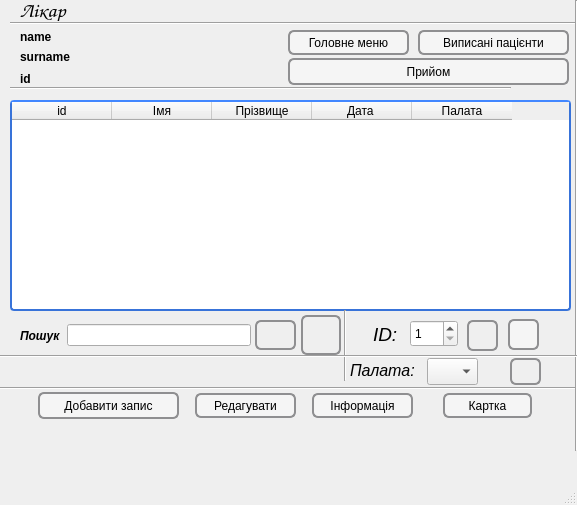
<?xml version="1.0" encoding="UTF-8"?>
<ui version="4.0">
 <class>doctor</class>
 <widget class="QMainWindow" name="doctor">
  <property name="geometry">
   <rect>
    <x>0</x>
    <y>0</y>
    <width>577</width>
    <height>505</height>
   </rect>
  </property>
  <property name="windowTitle">
   <string>MainWindow</string>
  </property>
  <widget class="QWidget" name="centralwidget">
   <widget class="QPushButton" name="pushButton_2">
    <property name="geometry">
     <rect>
      <x>508</x>
      <y>319</y>
      <width>31</width>
      <height>31</height>
     </rect>
    </property>
    <property name="styleSheet">
     <string notr="true">

QPushButton:hover{
border-width: 0px;
	
	color: rgb(11, 11, 11);
border-radius: 20%;

}
 QPushButton {
     border: 2px solid #8f8f91;
     border-radius: 6px;
     
	background-color: rgb(245, 245, 245);
border-image: url(:/search/deletesquarebutton_79500.png);
	font: 75 oblique 11pt &quot;Norasi&quot;;
outline: none;
 }


 QPushButton:flat {
     border: none; /* для плоской кнопки границы нет */
 }

 QPushButton:default {
     border-color: navy; /* делаем кнопку по умолчанию выпуклой */
 }</string>
    </property>
    <property name="text">
     <string/>
    </property>
   </widget>
   <widget class="Line" name="line_4">
    <property name="geometry">
     <rect>
      <x>0</x>
      <y>378</y>
      <width>581</width>
      <height>20</height>
     </rect>
    </property>
    <property name="orientation">
     <enum>Qt::Horizontal</enum>
    </property>
   </widget>
   <widget class="Line" name="line">
    <property name="geometry">
     <rect>
      <x>10</x>
      <y>13</y>
      <width>621</width>
      <height>20</height>
     </rect>
    </property>
    <property name="orientation">
     <enum>Qt::Horizontal</enum>
    </property>
   </widget>
   <widget class="QWidget" name="formLayoutWidget">
    <property name="geometry">
     <rect>
      <x>20</x>
      <y>30</y>
      <width>160</width>
      <height>42</height>
     </rect>
    </property>
    <layout class="QFormLayout" name="formLayout">
     <item row="0" column="0">
      <widget class="QLabel" name="nameLabel">
       <property name="font">
        <font>
         <weight>75</weight>
         <bold>true</bold>
        </font>
       </property>
       <property name="text">
        <string>name</string>
       </property>
      </widget>
     </item>
     <item row="1" column="0">
      <widget class="QLabel" name="surnameLabel">
       <property name="font">
        <font>
         <weight>75</weight>
         <bold>true</bold>
        </font>
       </property>
       <property name="text">
        <string>surname</string>
       </property>
      </widget>
     </item>
     <item row="0" column="1">
      <widget class="QLabel" name="label_2">
       <property name="font">
        <font>
         <italic>true</italic>
        </font>
       </property>
       <property name="text">
        <string/>
       </property>
      </widget>
     </item>
     <item row="1" column="1">
      <widget class="QLabel" name="label_3">
       <property name="font">
        <font>
         <italic>true</italic>
        </font>
       </property>
       <property name="text">
        <string/>
       </property>
      </widget>
     </item>
    </layout>
   </widget>
   <widget class="QWidget" name="layoutWidget">
    <property name="geometry">
     <rect>
      <x>20</x>
      <y>320</y>
      <width>231</width>
      <height>31</height>
     </rect>
    </property>
    <layout class="QHBoxLayout" name="horizontalLayout_2">
     <item>
      <layout class="QHBoxLayout" name="horizontalLayout">
       <item>
        <widget class="QLabel" name="label_4">
         <property name="font">
          <font>
           <weight>75</weight>
           <italic>true</italic>
           <bold>true</bold>
          </font>
         </property>
         <property name="text">
          <string>Пошук</string>
         </property>
        </widget>
       </item>
       <item>
        <widget class="QLineEdit" name="lineEdit"/>
       </item>
      </layout>
     </item>
    </layout>
   </widget>
   <widget class="QPushButton" name="pushButton">
    <property name="geometry">
     <rect>
      <x>467</x>
      <y>320</y>
      <width>31</width>
      <height>31</height>
     </rect>
    </property>
    <property name="styleSheet">
     <string notr="true">

QPushButton:hover{
border-width: 0px;
	
	color: rgb(11, 11, 11);
border-radius: 20%;

}
 QPushButton {
     border: 2px solid #8f8f91;
     border-radius: 6px;
 border-image: url(:/search/1.png);
	font: 75 oblique 11pt &quot;Norasi&quot;;
outline: none;
 }


 QPushButton:flat {
     border: none; /* для плоской кнопки границы нет */
 }

 QPushButton:default {
     border-color: navy; /* делаем кнопку по умолчанию выпуклой */
 }</string>
    </property>
    <property name="text">
     <string/>
    </property>
   </widget>
   <widget class="Line" name="line_2">
    <property name="geometry">
     <rect>
      <x>10</x>
      <y>80</y>
      <width>501</width>
      <height>16</height>
     </rect>
    </property>
    <property name="orientation">
     <enum>Qt::Horizontal</enum>
    </property>
   </widget>
   <widget class="QPushButton" name="pushButton_3">
    <property name="geometry">
     <rect>
      <x>195</x>
      <y>393</y>
      <width>101</width>
      <height>25</height>
     </rect>
    </property>
    <property name="styleSheet">
     <string notr="true">
QPushButton:hover{
border-width: 0px;
	
	color: rgb(11, 11, 11);
border-radius: 20%;

}
 QPushButton {
     border: 2px solid #8f8f91;
     border-radius: 6px;
     
	background-color: rgb(245, 245, 245);
     min-width: 80px;
	font: 75 oblique 11pt &quot;Norasi&quot;;
	outline: none;
 }


 QPushButton:flat {
     border: none; /* для плоской кнопки границы нет */
 }

 QPushButton:default {
     border-color: navy; /* делаем кнопку по умолчанию выпуклой */
 }</string>
    </property>
    <property name="text">
     <string>Редагувати</string>
    </property>
   </widget>
   <widget class="Line" name="line_3">
    <property name="geometry">
     <rect>
      <x>566</x>
      <y>0</y>
      <width>21</width>
      <height>451</height>
     </rect>
    </property>
    <property name="orientation">
     <enum>Qt::Vertical</enum>
    </property>
   </widget>
   <widget class="QLabel" name="label">
    <property name="geometry">
     <rect>
      <x>20</x>
      <y>0</y>
      <width>161</width>
      <height>21</height>
     </rect>
    </property>
    <property name="font">
     <font>
      <family>URW Chancery L</family>
      <pointsize>16</pointsize>
      <weight>50</weight>
      <italic>true</italic>
      <bold>false</bold>
     </font>
    </property>
    <property name="text">
     <string>Лікар</string>
    </property>
   </widget>
   <widget class="QPushButton" name="pushButton_4">
    <property name="geometry">
     <rect>
      <x>288</x>
      <y>30</y>
      <width>121</width>
      <height>25</height>
     </rect>
    </property>
    <property name="styleSheet">
     <string notr="true">
QPushButton:hover{
border-width: 0px;
	
	color: rgb(11, 11, 11);
border-radius: 20%;

}
 QPushButton {
     border: 2px solid #8f8f91;
     border-radius: 6px;
     
	background-color: rgb(245, 245, 245);
     min-width: 80px;
	font: 75 oblique 11pt &quot;Norasi&quot;;
	outline: none;
 }


 QPushButton:flat {
     border: none; /* для плоской кнопки границы нет */
 }

 QPushButton:default {
     border-color: navy; /* делаем кнопку по умолчанию выпуклой */
 }</string>
    </property>
    <property name="text">
     <string>Головне меню</string>
    </property>
   </widget>
   <widget class="QTableWidget" name="tableWidget_patient">
    <property name="geometry">
     <rect>
      <x>10</x>
      <y>100</y>
      <width>561</width>
      <height>211</height>
     </rect>
    </property>
    <property name="styleSheet">
     <string notr="true">
 QTableView QTableCornerButton::section {
     background: red;
     border: 2px outset red;
 }
QTableView {
    border: 2px solid #3873d9;
    border-top-color: #4287ff;
    border-radius: 4px;
    background-color: #fff;
    background-image: url(:/img/other/background.png);
    gridline-color: #777;
    selection-background-color: #ccdfff;
    color:#333;
    font-size:12px;
	font: 75 oblique 11pt &quot;Tlwg Typist&quot;;
 }
</string>
    </property>
    <column>
     <property name="text">
      <string>id</string>
     </property>
    </column>
    <column>
     <property name="text">
      <string>Імя</string>
     </property>
    </column>
    <column>
     <property name="text">
      <string>Прізвище</string>
     </property>
    </column>
    <column>
     <property name="text">
      <string>Дата </string>
     </property>
    </column>
    <column>
     <property name="text">
      <string>Палата</string>
     </property>
    </column>
   </widget>
   <widget class="QPushButton" name="pushButton_6">
    <property name="geometry">
     <rect>
      <x>312</x>
      <y>393</y>
      <width>101</width>
      <height>25</height>
     </rect>
    </property>
    <property name="styleSheet">
     <string notr="true">
QPushButton:hover{
border-width: 0px;
	
	color: rgb(11, 11, 11);
border-radius: 20%;

}
 QPushButton {
     border: 2px solid #8f8f91;
     border-radius: 6px;
     
	background-color: rgb(245, 245, 245);
     min-width: 80px;
	font: 75 oblique 11pt &quot;Norasi&quot;;
	outline: none;
 }


 QPushButton:flat {
     border: none; /* для плоской кнопки границы нет */
 }

 QPushButton:default {
     border-color: navy; /* делаем кнопку по умолчанию выпуклой */
 }</string>
    </property>
    <property name="text">
     <string>Інформація</string>
    </property>
   </widget>
   <widget class="QLabel" name="label_6">
    <property name="geometry">
     <rect>
      <x>20</x>
      <y>70</y>
      <width>41</width>
      <height>17</height>
     </rect>
    </property>
    <property name="font">
     <font>
      <weight>75</weight>
      <bold>true</bold>
     </font>
    </property>
    <property name="text">
     <string>id</string>
    </property>
   </widget>
   <widget class="QLabel" name="label_7">
    <property name="geometry">
     <rect>
      <x>84</x>
      <y>70</y>
      <width>67</width>
      <height>17</height>
     </rect>
    </property>
    <property name="text">
     <string/>
    </property>
   </widget>
   <widget class="QPushButton" name="pushButton_5">
    <property name="geometry">
     <rect>
      <x>255</x>
      <y>320</y>
      <width>41</width>
      <height>30</height>
     </rect>
    </property>
    <property name="minimumSize">
     <size>
      <width>0</width>
      <height>0</height>
     </size>
    </property>
    <property name="styleSheet">
     <string notr="true">

QPushButton:hover{
border-width: 0px;
	
	color: rgb(11, 11, 11);
border-radius: 20%;

}
 QPushButton {
     border: 2px solid #8f8f91;
     border-radius: 6px;
     border-image: url(:/search/search.png);
	font: 75 oblique 11pt &quot;Norasi&quot;;
	outline: none;
 }


 QPushButton:flat {
     border: none; /* для плоской кнопки границы нет */
 }

 QPushButton:default {
     border-color: navy; /* делаем кнопку по умолчанию выпуклой */
 }
</string>
    </property>
    <property name="text">
     <string/>
    </property>
   </widget>
   <widget class="QPushButton" name="pushButton_7">
    <property name="geometry">
     <rect>
      <x>301</x>
      <y>315</y>
      <width>40</width>
      <height>40</height>
     </rect>
    </property>
    <property name="styleSheet">
     <string notr="true">

QPushButton:hover{
border-width: 0px;
	
	color: rgb(11, 11, 11);
border-radius: 20%;

}
 QPushButton {
     border: 2px solid #8f8f91;
     border-radius: 6px;
     border-image: url(:/search/REFRESH2_26887.png);

	font: 75 oblique 11pt &quot;Norasi&quot;;
outline: none;
 }


 QPushButton:flat {
     border: none; /* для плоской кнопки границы нет */
 }

 QPushButton:default {
     border-color: navy; /* делаем кнопку по умолчанию выпуклой */
 }</string>
    </property>
    <property name="text">
     <string/>
    </property>
   </widget>
   <widget class="QPushButton" name="pushButton_9">
    <property name="geometry">
     <rect>
      <x>418</x>
      <y>30</y>
      <width>151</width>
      <height>25</height>
     </rect>
    </property>
    <property name="styleSheet">
     <string notr="true">
QPushButton:hover{
border-width: 0px;
	
	color: rgb(11, 11, 11);
border-radius: 20%;

}
 QPushButton {
     border: 2px solid #8f8f91;
     border-radius: 6px;
     
	background-color: rgb(245, 245, 245);
     min-width: 80px;
	font: 75 oblique 11pt &quot;Norasi&quot;;
outline: none;
 }


 QPushButton:flat {
     border: none; /* для плоской кнопки границы нет */
 }

 QPushButton:default {
     border-color: navy; /* делаем кнопку по умолчанию выпуклой */
 }</string>
    </property>
    <property name="text">
     <string>Виписані пацієнти</string>
    </property>
   </widget>
   <widget class="QPushButton" name="pushButton_8">
    <property name="geometry">
     <rect>
      <x>443</x>
      <y>393</y>
      <width>89</width>
      <height>25</height>
     </rect>
    </property>
    <property name="styleSheet">
     <string notr="true">
QPushButton:hover{
border-width: 0px;
	
	color: rgb(11, 11, 11);
border-radius: 20%;

}
 QPushButton {
     border: 2px solid #8f8f91;
     border-radius: 6px;
     
	background-color: rgb(245, 245, 245);
     min-width: 80px;
	font: 75 oblique 11pt &quot;Norasi&quot;;
	outline: none;
 }


 QPushButton:flat {
     border: none; /* для плоской кнопки границы нет */
 }

 QPushButton:default {
     border-color: navy; /* делаем кнопку по умолчанию выпуклой */
 }</string>
    </property>
    <property name="text">
     <string>Картка</string>
    </property>
   </widget>
   <widget class="QPushButton" name="pushButton_10">
    <property name="geometry">
     <rect>
      <x>38</x>
      <y>392</y>
      <width>141</width>
      <height>27</height>
     </rect>
    </property>
    <property name="styleSheet">
     <string notr="true">
QPushButton:hover{
border-width: 0px;
	
	color: rgb(11, 11, 11);
border-radius: 20%;

}
 QPushButton {
     border: 2px solid #8f8f91;
     border-radius: 6px;
     
	background-color: rgb(245, 245, 245);
     min-width: 80px;
	font: 75 oblique 11pt &quot;Norasi&quot;;
	outline: none;
 }


 QPushButton:flat {
     border: none; /* для плоской кнопки границы нет */
 }

 QPushButton:default {
     border-color: navy; /* делаем кнопку по умолчанию выпуклой */
 }</string>
    </property>
    <property name="text">
     <string>Добавити запис</string>
    </property>
   </widget>
   <widget class="QPushButton" name="pushButton_11">
    <property name="geometry">
     <rect>
      <x>288</x>
      <y>58</y>
      <width>281</width>
      <height>27</height>
     </rect>
    </property>
    <property name="styleSheet">
     <string notr="true">
QPushButton:hover{
border-width: 0px;
	
	color: rgb(11, 11, 11);
border-radius: 20%;

}
 QPushButton {
     border: 2px solid #8f8f91;
     border-radius: 6px;
     
	background-color: rgb(245, 245, 245);
    min-width: 80px;
	font: 75 oblique 11pt &quot;Norasi&quot;;
	outline: none;
 }


 QPushButton:flat {
     border: none; /* для плоской кнопки границы нет */
 }

 QPushButton:default {
     border-color: navy; /* делаем кнопку по умолчанию выпуклой */
 }</string>
    </property>
    <property name="text">
     <string>Прийом</string>
    </property>
   </widget>
   <widget class="Line" name="line_5">
    <property name="geometry">
     <rect>
      <x>335</x>
      <y>310</y>
      <width>20</width>
      <height>71</height>
     </rect>
    </property>
    <property name="orientation">
     <enum>Qt::Vertical</enum>
    </property>
   </widget>
   <widget class="QLabel" name="label_5">
    <property name="geometry">
     <rect>
      <x>373</x>
      <y>324</y>
      <width>31</width>
      <height>21</height>
     </rect>
    </property>
    <property name="font">
     <font>
      <pointsize>14</pointsize>
      <italic>true</italic>
     </font>
    </property>
    <property name="text">
     <string>ID:</string>
    </property>
   </widget>
   <widget class="QComboBox" name="comboBox">
    <property name="geometry">
     <rect>
      <x>427</x>
      <y>358</y>
      <width>51</width>
      <height>27</height>
     </rect>
    </property>
   </widget>
   <widget class="QLabel" name="label_8">
    <property name="geometry">
     <rect>
      <x>350</x>
      <y>362</y>
      <width>70</width>
      <height>17</height>
     </rect>
    </property>
    <property name="font">
     <font>
      <pointsize>12</pointsize>
      <italic>true</italic>
     </font>
    </property>
    <property name="text">
     <string>Палата:</string>
    </property>
   </widget>
   <widget class="Line" name="line_6">
    <property name="geometry">
     <rect>
      <x>344</x>
      <y>346</y>
      <width>241</width>
      <height>20</height>
     </rect>
    </property>
    <property name="orientation">
     <enum>Qt::Horizontal</enum>
    </property>
   </widget>
   <widget class="QPushButton" name="pushButton_12">
    <property name="geometry">
     <rect>
      <x>510</x>
      <y>358</y>
      <width>31</width>
      <height>27</height>
     </rect>
    </property>
    <property name="styleSheet">
     <string notr="true">

QPushButton:hover{
border-width: 0px;
	
	color: rgb(11, 11, 11);
border-radius: 20%;

}
 QPushButton {
     border: 2px solid #8f8f91;
     border-radius: 6px;
 border-image: url(:/search/1.png);
	font: 75 oblique 11pt &quot;Norasi&quot;;
outline: none;
 }


 QPushButton:flat {
     border: none; /* для плоской кнопки границы нет */
 }

 QPushButton:default {
     border-color: navy; /* делаем кнопку по умолчанию выпуклой */
 }</string>
    </property>
    <property name="text">
     <string/>
    </property>
   </widget>
   <widget class="QLabel" name="label_9">
    <property name="geometry">
     <rect>
      <x>40</x>
      <y>360</y>
      <width>281</width>
      <height>17</height>
     </rect>
    </property>
    <property name="font">
     <font>
      <pointsize>12</pointsize>
      <weight>75</weight>
      <bold>true</bold>
     </font>
    </property>
    <property name="text">
     <string/>
    </property>
   </widget>
   <widget class="Line" name="line_7">
    <property name="geometry">
     <rect>
      <x>-31</x>
      <y>346</y>
      <width>381</width>
      <height>20</height>
     </rect>
    </property>
    <property name="orientation">
     <enum>Qt::Horizontal</enum>
    </property>
   </widget>
   <widget class="QSpinBox" name="spinBox">
    <property name="geometry">
     <rect>
      <x>410</x>
      <y>320</y>
      <width>48</width>
      <height>27</height>
     </rect>
    </property>
    <property name="minimum">
     <number>1</number>
    </property>
    <property name="maximum">
     <number>1000</number>
    </property>
   </widget>
  </widget>
  <widget class="QMenuBar" name="menubar">
   <property name="geometry">
    <rect>
     <x>0</x>
     <y>0</y>
     <width>577</width>
     <height>25</height>
    </rect>
   </property>
  </widget>
  <widget class="QStatusBar" name="statusbar"/>
 </widget>
 <resources/>
 <connections/>
</ui>
